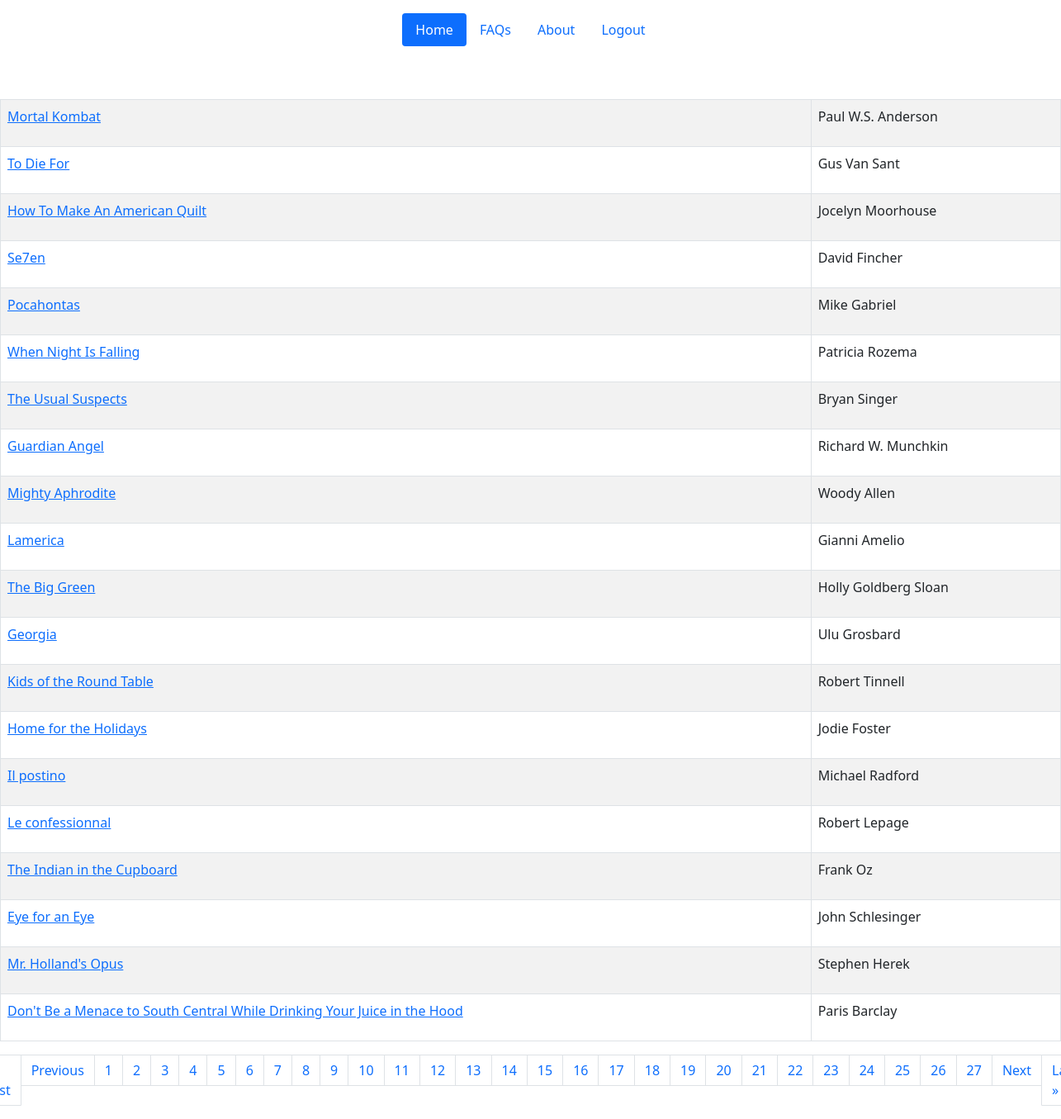
The page /movies/?page=3 on the database its author committed.
### movies/models.py (models this page shows)
class Movie(models.Model):
    id = models.AutoField(primary_key=True, blank=False, null=False)
    title = models.CharField(max_length=255, blank= False)
    genre = models.ManyToManyField(Genre)
    director = models.CharField(max_length=100, null= True, blank= True)
    release_date = models.DateField(default=date.today)
    created_at = models.DateTimeField(auto_now=True)
    updated_at = models.DateTimeField(auto_now_add=True)
    def __str__(self) -> str:
        return self.title

### movies/views.py (the view)
# urls.py: path('', movie_page, name = 'movies_page'),
def movie_page(request):
    movies_list = Movie.objects.all()
    p = Paginator(Movie.objects.all(), 20)
    page = request.GET.get('page')
    movies = p.get_page(page)
    nums = "a" * movies.paginator.num_pages
    context = {
        'movies_list' : movies_list,
        'movies' : movies,
        'nums' : nums
    }
    return render(request, 'movie/movie.html', context)

### templates/movie/movie.html (shortened to what this page needs)
{% extends 'base/base.html' %}
{% block start %}
<br></br>
<table class="table table-striped table-hover table-bordered">
	{% for movie in movies %}
		<tr>
			<td>
				<a href="{{ movie.id }}">{{ movie }}</a>
			</td>
            <td>
                <p>{{ movie.director }}</p>
            </td>
		</tr>
	{% endfor %}
</table>
<nav aria-label="Page navigation example">
    <ul class="pagination justify-content-center">
  {% if movies.has_previous %}
      <li class="page-item"><a class="page-link" href="?page=1">&laquo First</a></li>
      <li class="page-item"><a class="page-link" href="?page={{ movies.previous_page_number }}">Previous</a></li>
  {% endif %}
  {% for i in nums %}
      <li class="page-item"><a class="page-link" href="?page={{ forloop.counter }}">{{ forloop.counter }}</a></li>
  {% endfor %}
  {% if movies.has_next %}
      <li class="page-item"><a class="page-link" href="?page={{ movies.next_page_number }}">Next</a></li>
      <li class="page-item"><a class="page-link" href="?page={{ movies.paginator.num_pages }}">Last &raquo</a></li>
  {% endif %}
   </ul>
  </nav>
{% endblock %}

### rows shown on the page
Movie: title "Mortal Kombat", director "Paul W.S. Anderson"
Movie: title "To Die For", director "Gus Van Sant"
Movie: title "How To Make An American Quilt", director "Jocelyn Moorhouse"
Movie: title "Se7en", director "David Fincher"
Movie: title "Pocahontas", director "Mike Gabriel"
Movie: title "When Night Is Falling", director "Patricia Rozema"
Movie: title "The Usual Suspects", director "Bryan Singer"
Movie: title "Guardian Angel", director "Richard W. Munchkin"
Movie: title "Mighty Aphrodite", director "Woody Allen"
Movie: title "Lamerica", director "Gianni Amelio"
Movie: title "The Big Green", director "Holly Goldberg Sloan"
Movie: title "Georgia", director "Ulu Grosbard"
Movie: title "Kids of the Round Table", director "Robert Tinnell"
Movie: title "Home for the Holidays", director "Jodie Foster"
Movie: title "Il postino", director "Michael Radford"
Movie: title "Le confessionnal", director "Robert Lepage"
Movie: title "The Indian in the Cupboard", director "Frank Oz"
Movie: title "Eye for an Eye", director "John Schlesinger"
Movie: title "Mr. Holland's Opus", director "Stephen Herek"
Movie: title "Don't Be a Menace to South Central While Drinking Your Juice in the Hood", director "Paris Barclay"
